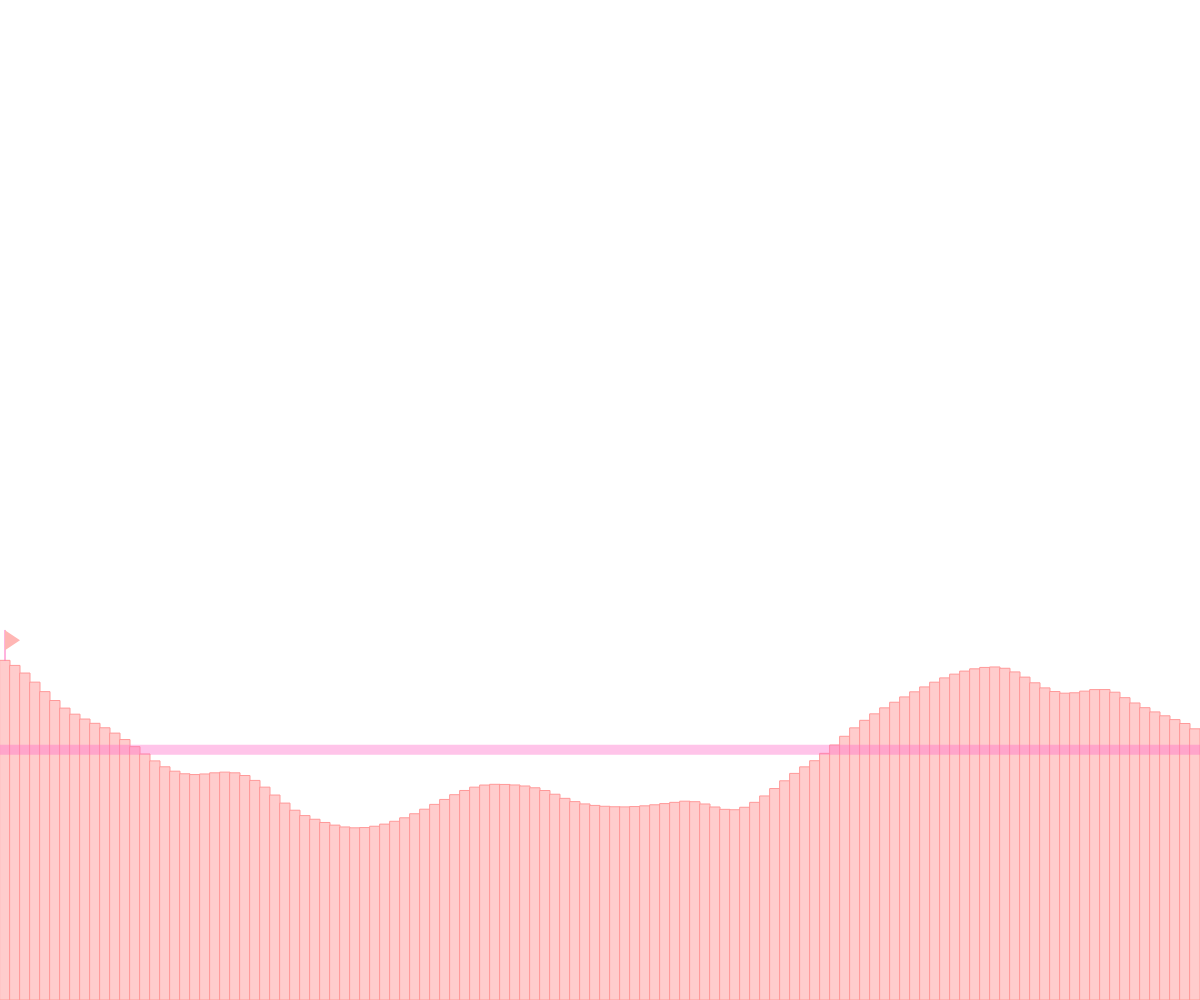
Frame 1 (no input)
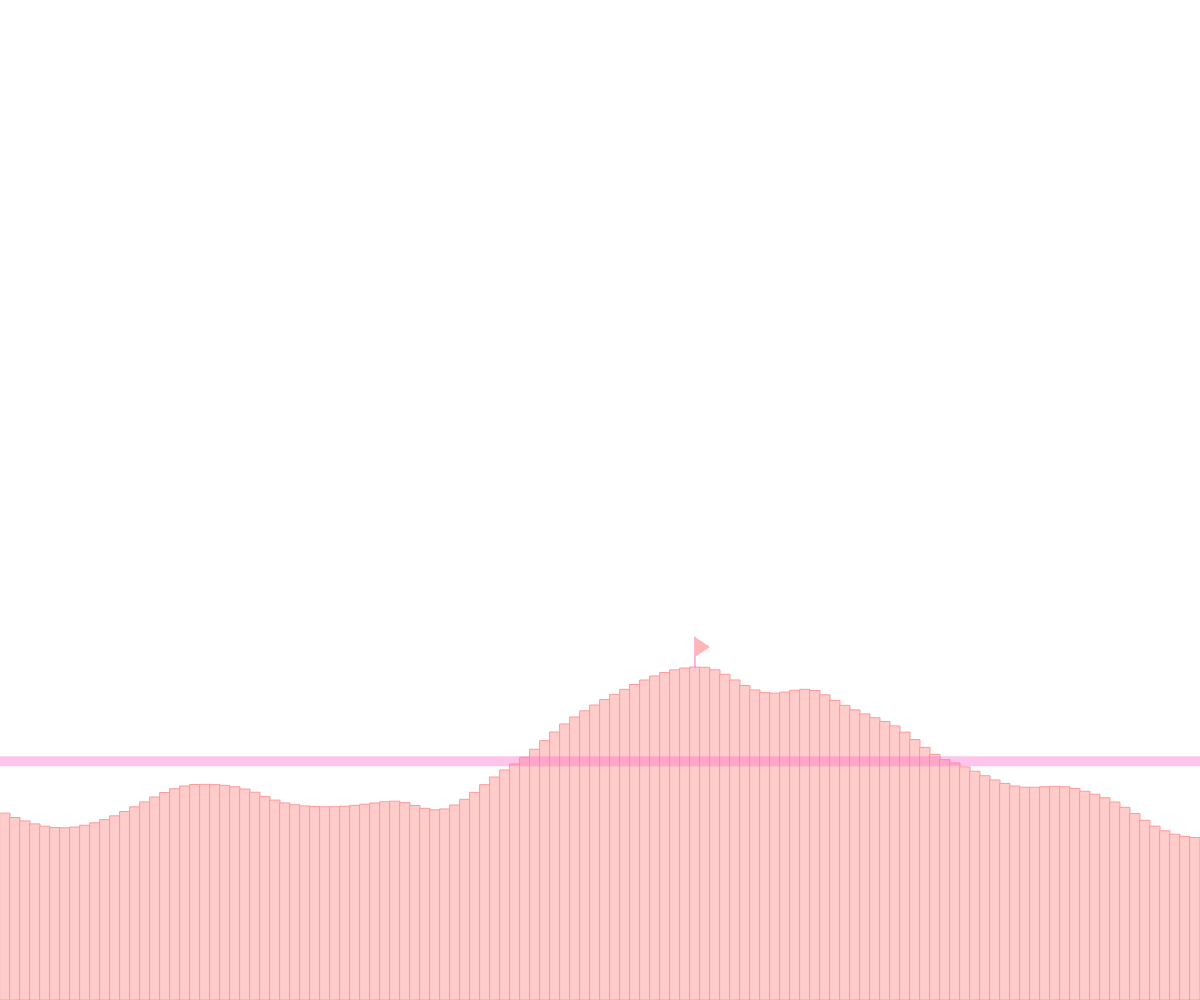
Frame 60 (no input)
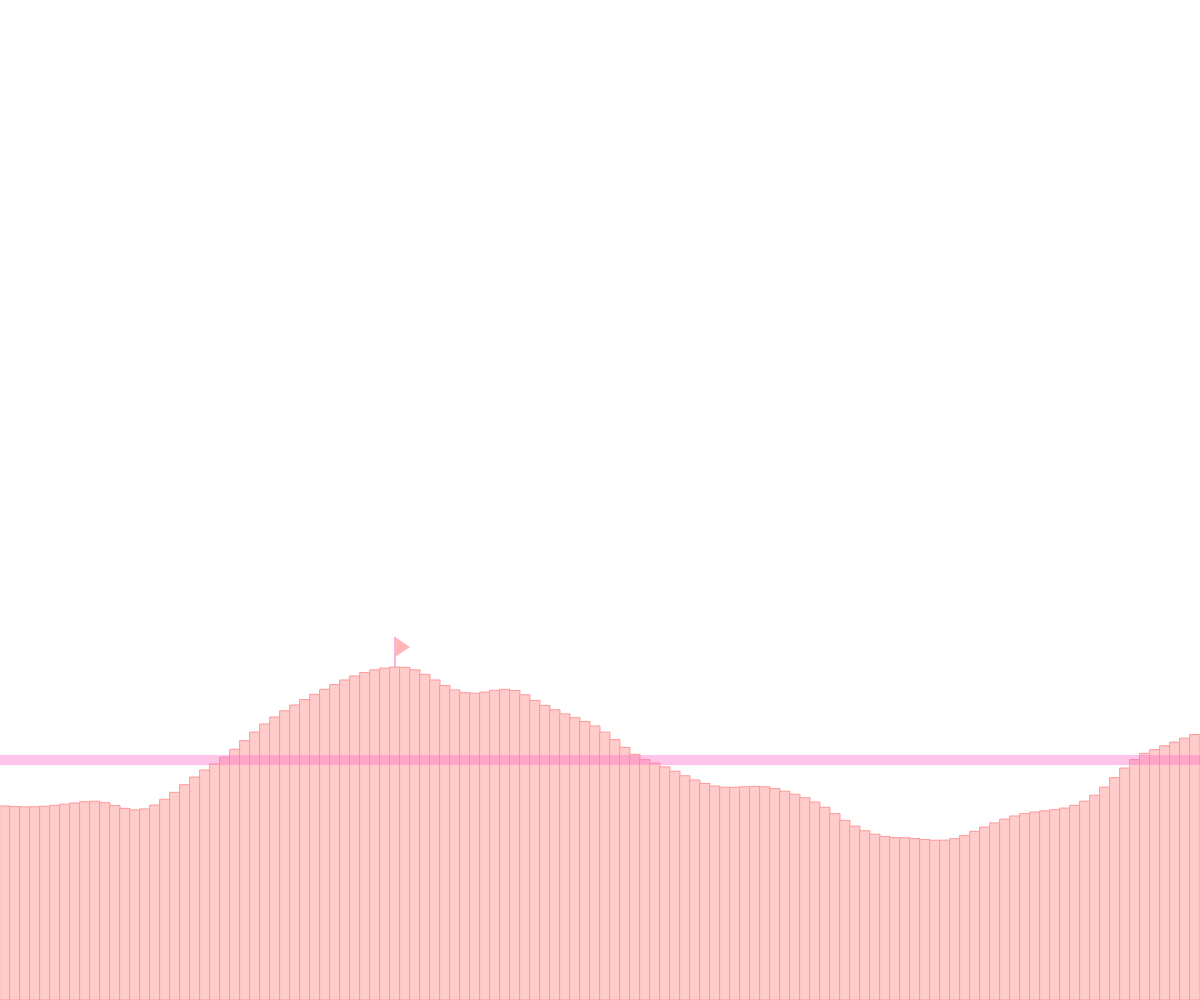
Frame 120 (the mouse pressed at the canvas centre since frame 60)

The p5.js sketch that drew these frames (run headless with seeded random() and noise() and a simulated clock; from frame 60 on, the mouse is pressed at the canvas centre):

// p5.js sketch
// ── sketch.js
// Starter Code for our 
// Terrain Generation Project
// Joy Min
// September 29

let rectWidth = 10;
let adjustwith = 0.5; // value to ajust rectangle width
let noisestart = 0; 
let noisespeed = 0.02; 

// max and min height for generating
let minheight = 20 
let maxheight = 500;

let avgHeight = 0; 
let highestX; // the x position for the highest peak
let highestY; // y position for the highest peak

function setup() {
  createCanvas(windowWidth, windowHeight);
}

function generateTerrain(){
  let rectcount = windowWidth / rectWidth; // number of rects
  let noisevalue = noisestart;
  let sumheight = 0; // total height for calc averg height
  
  let highestpeak = 0; 

  

  // use a loop to generate and draw
  // several rectangles side to side
  // to look like some 2D terrain
  rectMode(CORNERS);

  for(let i = 0; i<rectcount; i++){
    //generate random heights
    stroke(255, 153, 153)
    fill(255, 204, 204)
    let x = i*rectWidth
    noisevalue += noisespeed
    let rectheight = map(noise(noisevalue), 0, 1, minheight, maxheight); 
    let x2 = x + rectWidth;
    let y2 = height - rectheight;
    rect(x, height, x2, y2);
    sumheight += rectheight; // add total height for averaging after every loop

    if (rectheight > highestpeak) { // find highest peak
      highestpeak = rectheight;
      highestX = x + rectWidth / 2;  //in the middle of the particular rect 
      highestY = y2; 

    }
  }
  
  rectMode(CORNER);
  avgHeight = sumheight/rectcount
}

function draw() {
  background(255);
  generateTerrain();
  average();
  drawFlag(highestX, highestY); // flag find the highest peak
  if (keyIsDown(LEFT_ARROW) && rectWidth >=3) {
    rectWidth = rectWidth - adjustwith; // decrease the rectwidth by left arrow button
  }
  if (keyIsDown(RIGHT_ARROW)) {
    rectWidth = rectWidth + adjustwith; // increase ~ by left arrow
  }

  noisestart += 0.01;
}


function drawFlag(x, y) {
  // Flag on the highest peak
  stroke(255, 105, 190);
  line(x, y, x, y - 30);
  fill(255, 182, 180);
  noStroke();
  triangle(x, y - 30, x + 15, y - 20, x, y - 10);
}


function average(){
  // average band that calculate from sumheight 
  fill(255, 105, 200, 100); 
  noStroke();
  rect(0, height - avgHeight - 10, width, 10);
}
